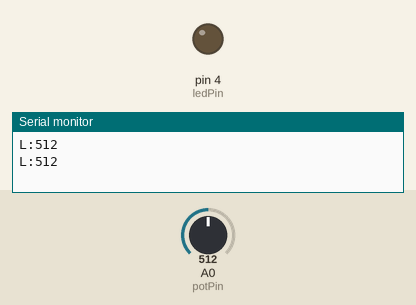
This sketch was run on a simulated Arduino Uno, built with avr-gcc and run on an emulated ATmega328P. On the bench: output pins drawn as LEDs (lit = HIGH), the last lines printed to the serial monitor. The inputs (shaded band) are chosen by the test bench; at power-on: A0 (potPin) = 512.

Above: at 1.2 s.
1.3 s: A0 (potPin) set to 486
At 2.3 s:
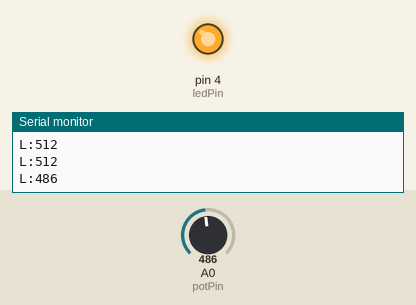
3.5 s: A0 (potPin) set to 510
At 5.0 s:
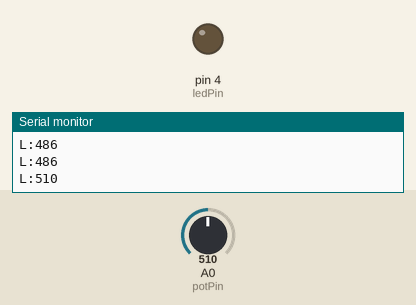
5.5 s: A0 (potPin) set to 490
At 6.5 s:
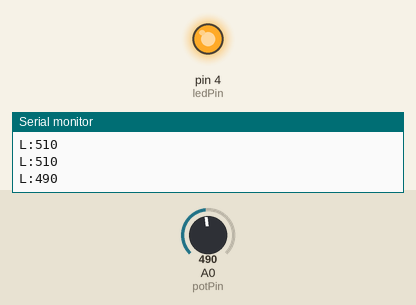
Timing chart, 0 to 8.5 s (numbered marks = the images above; inputs shaded):
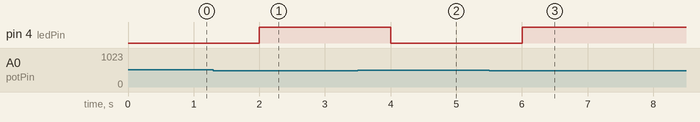

The sketch:

Main_Arduino_-_Nidula.ino
```cpp
// Define the pin connections
const int potPin = A0;  // Potentiometer connected to A0
const int ledPin = 4;   // LED connected to pin 4

// Define a threshold value to determine darkness
const int threshold = 500;

bool onSignalReceived = false; // Added declaration of the variable

void setup() {
  // Initialize the serial communication for debugging
  Serial.begin(9600);

  // Set the LED pin as an output
  pinMode(ledPin, OUTPUT);
}

void loop() {
  // Read the value from the potentiometer (light sensor)
  int sensorValue = analogRead(potPin);

  // Print the sensor value to the Serial Monitor in the form of "L:{value}"
  Serial.print("L:");
  Serial.println(sensorValue);

  if(Serial.available() > 0){
    char command = Serial.read();
    if(command == '1'){
      onSignalReceived = true;
    } else if (command == '0') {
      onSignalReceived = false;
    }
  }

  if(onSignalReceived == true){
    digitalWrite(ledPin, HIGH);
  } else {
    // Check if the sensor value is below the threshold (indicating darkness)
    if (sensorValue < threshold) {
      // Turn on the LED
      digitalWrite(ledPin, HIGH);
    } else {
      // Turn off the LED
      digitalWrite(ledPin, LOW);
    }
  }

  delay(1000);
}
```

Measured:
- the behaviour switches between 500 and 499 on A0 (potPin) (found by bisection; images 0 and 1)
- after the input at 1.3 s, pin 4 (ledPin): LOW → HIGH after 0.70 s
- after the input at 3.5 s, pin 4 (ledPin): HIGH → LOW after 0.50 s
- after the input at 5.5 s, pin 4 (ledPin): LOW → HIGH after 0.50 s
